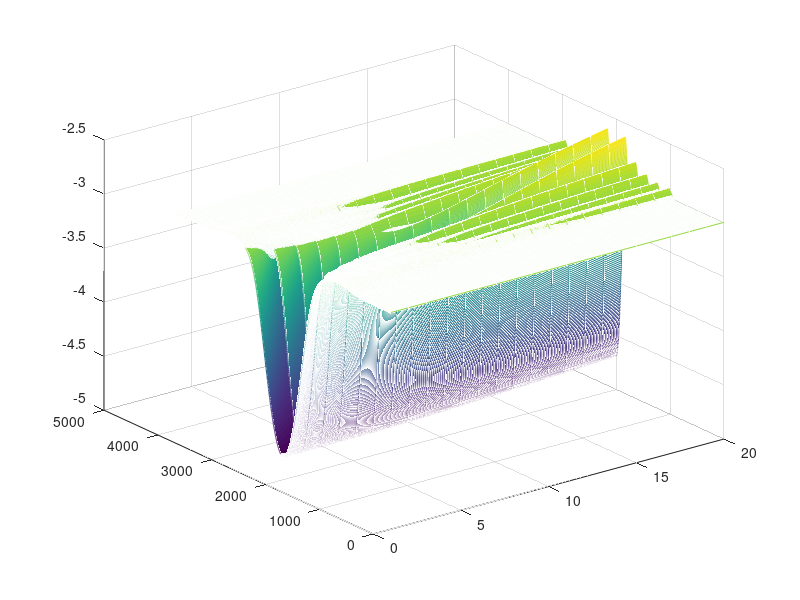

MATLAB code to generate this figure:
x = [-10:0.01:10]
yy = zeros(4001,10);
for i=1:20
y = -sinc(x);
aa = 0.05*(2*i)
z = exp(-aa*x.*x);
w = conv(z,y);
yy(:,i) = w;
end
mesh(-log(-yy+20))

